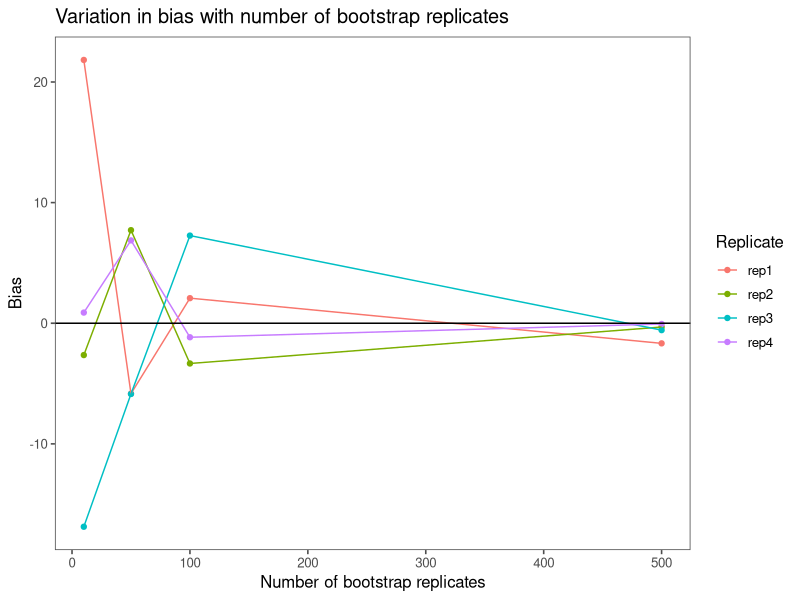
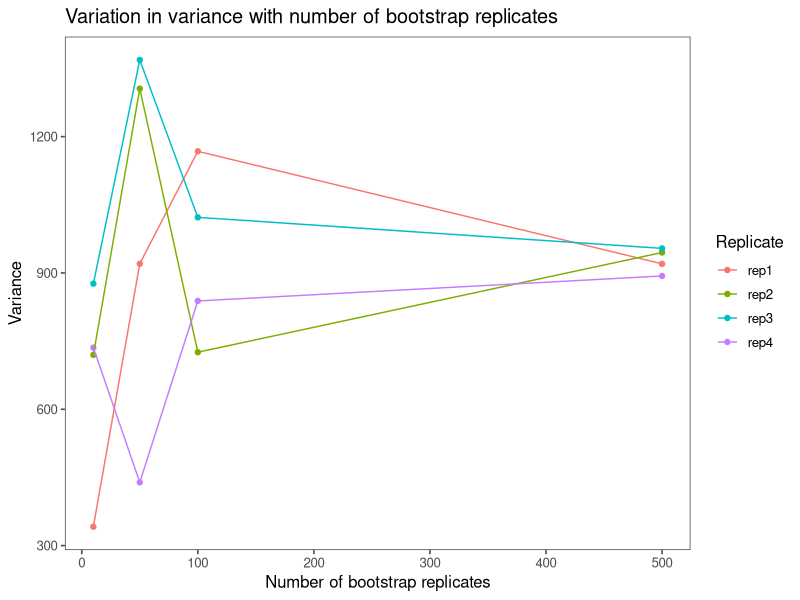

Generate these figures, in order, with R:
#' ---
#' title: "Chapter 2: The Basic Bootstraps"
#' author: Davison and Hinkley
#' output: github_document
#' ---

#' last update: Wed Apr 18 10:01:45 2018

library(boot)
library(tidyverse)
library(ggthemes)

set.seed(20130810)

theme_set(theme_few())

#' Here, we are ocncerned about bootstrap estimates from a single, homonegenous
#' set of data
#'
#' The first data set is a set of measurement of times between failures of AC
#' equipment in Boeing 720 aircraft. Possible data generating mechanisms that
#' are proposed are Exponential and Gamma.
#'
#' This data can be analyzed via bootstrap methods: parameteric and
#' non-parametric

data("aircondit")
glimpse(aircondit)

mu <- mean(aircondit$hours)
variance <- var(aircondit$hours)

#' We can start by assuming that these data have been drawn at random from a
#' exponential distribution of the above calculated mean (mu). The parametric
#' assumption is the distribution i.e., exponential.
#'
#' One can generate random samples from the assumed exponential distribution,
#' like so (best guess for mean of the distribution comes from the sample
#' itself):

b_expo <- rexp(length(aircondit), rate = 1/mu)

#' Similar random draws can be made from an assumed gamma distribution. If $X$
#' is a distributed gamma with shape $k$ and scale $\theta$, then $E[X] = k
#' \theta$ and $Var(X) = k \theta^2$. In this case, the best information
#' estimate of the mean and the variance of the distribution comes from the
#' sample itself like before. So, $\theta = Var(X)/E[X] = variance/mu$

theta <- variance/mu
k <- mu/theta

b_gamma <- rgamma(length(aircondit), shape = k, scale = theta)

#' In the above analysis, the fitted model in the first case is the exponential
#' distribution and the second case is the gamma distribution.
#'
#' Now, we move on to generating a large number of bootstrap samples and looking
#' at the the estimates from these bootstrap samples.
#'
#' First, we assume that the fitted model is exponential and see how the Bias,
#' i.e., E[T|F] - t and the Variance, i.e., Var(T) change as the number of
#' bootstrap replicates increase. We wish to see the bias move to 0 as the
#' number of replications increase.

boot_df <- function(data, mu, n_reps) {
  bm <- matrix(nrow = length(data$hours), ncol = n_reps)
  
  for (rep in 1:n_reps) {
    bm[, rep] <- rexp(nrow(bm), rate = 1/mu)
  }
  
  colnames(bm) <- paste0("b", 1:n_reps)
  bdf <- as.data.frame(bm)
  
  return(bdf)
}

bias_boot <- function(boot_df, mu) {
  means <- boot_df %>% 
            summarize_all(mean) %>% 
            as_vector()
  
  return(mean(means - mu))
}

variance_boot <- function(boot_df, mu) {
  means <- boot_df %>% 
            summarize_all(mean) %>% 
            as_vector()
  
  return(var(means))
}

#' We repeat the entire bootstrapping exercise 4 times as shown in the book.

estimate_bias <- function(data, mu) {
  boot_10 <- boot_df(data, mu, 10)
  boot_50 <- boot_df(data, mu, 50)
  boot_100 <- boot_df(data, mu, 100)
  boot_500 <- boot_df(data, mu, 500)
  
  return(c(bias_boot(boot_10, mu), 
           bias_boot(boot_50, mu),
           bias_boot(boot_100, mu),
           bias_boot(boot_500, mu)))
}

estimate_variance <- function(data, mu) {
  boot_10 <- boot_df(data, mu, 10)
  boot_50 <- boot_df(data, mu, 50)
  boot_100 <- boot_df(data, mu, 100)
  boot_500 <- boot_df(data, mu, 500)
  
  return(c(variance_boot(boot_10, mu), 
           variance_boot(boot_50, mu),
           variance_boot(boot_100, mu),
           variance_boot(boot_500, mu)))
}

bias_boot_expo <- data.frame(R = c(10, 50 , 100, 500),
                             rep1 = estimate_bias(aircondit, mu), 
                             rep2 = estimate_bias(aircondit, mu),
                             rep3 = estimate_bias(aircondit, mu),
                             rep4 = estimate_bias(aircondit, mu))

variance_boot_expo <- data.frame(R = c(10, 50 , 100, 500),
                                 rep1 = estimate_variance(aircondit, mu), 
                                 rep2 = estimate_variance(aircondit, mu),
                                 rep3 = estimate_variance(aircondit, mu),
                                 rep4 = estimate_variance(aircondit, mu))

#' Figure 2.1
dev.new()
ggplot(bias_boot_expo %>% gather(replicate, bias, -R)) +
  geom_point(aes(x = R, y = bias, group = replicate, color = replicate)) +
  geom_line(aes(x = R, y = bias, group = replicate, color = replicate)) +
  geom_hline(aes(yintercept = 0)) +
  labs(x  = "Number of bootstrap replicates",
       y = "Bias",
       color = "Replicate",
       title = "Variation in bias with number of bootstrap replicates")

ggplot(variance_boot_expo %>% gather(replicate, bias, -R)) +
  geom_point(aes(x = R, y = bias, group = replicate, color = replicate)) +
  geom_line(aes(x = R, y = bias, group = replicate, color = replicate)) +
  labs(x  = "Number of bootstrap replicates",
       y = "Variance",
       color = "Replicate",
       title = "Variation in variance with number of bootstrap replicates") 

#' In the above plot, as expected the variance converges to the variance of an
#' exponential distribution and the bias converges to 0.

